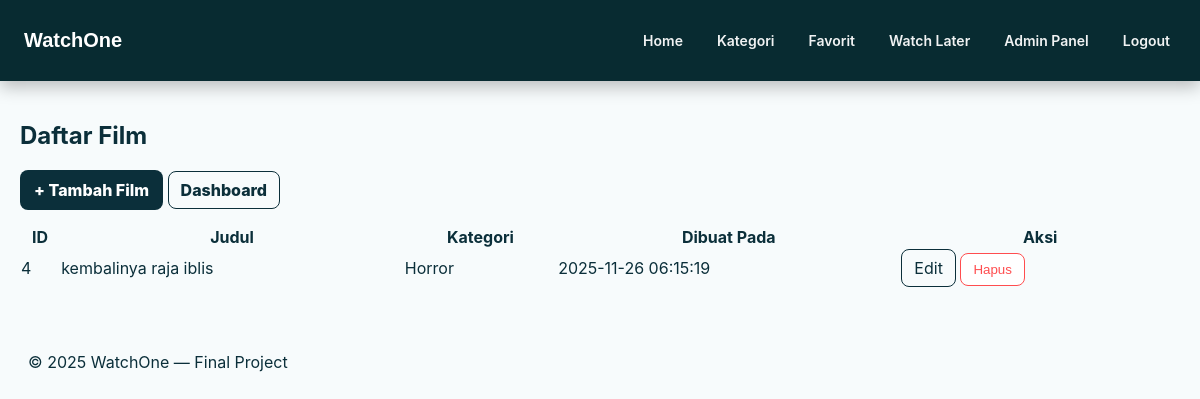
Page /admin/films_list.php (signed in) on the committed database.
### tables this page shows
CREATE TABLE `films` (
  `id` int(11) NOT NULL,
  `title` varchar(255) DEFAULT NULL,
  `slug` varchar(255) DEFAULT NULL,
  `description` text DEFAULT NULL,
  `duration` int(11) DEFAULT NULL,
  `poster_path` varchar(255) DEFAULT NULL,
  `video_url` varchar(255) DEFAULT NULL,
  `category_id` int(11) DEFAULT NULL,
  `created_at` timestamp NOT NULL DEFAULT current_timestamp(),
  `is_featured` tinyint(1) DEFAULT 0
);

CREATE TABLE `categories` (
  `id` int(11) NOT NULL,
  `name` varchar(100) DEFAULT NULL
);

### admin/films_list.php (the view, shortened to what this page needs)
<?php
require_once __DIR__ . '/../inc/db.php';
$films = $pdo->query("SELECT f.id,f.title,f.created_at,c.name AS category_name FROM films f LEFT JOIN categories c ON f.category_id=c.id ORDER BY f.id DESC")->fetchAll(PDO::FETCH_ASSOC);
?>
<!doctype html>
<html lang="id">
<head>
  <link rel="stylesheet" href="../style.css">
</head>
<body>
<?php include __DIR__ . '/../inc/header.php'; ?>
<main class="container" style="padding:20px;">
  <h2>Daftar Film</h2>
  <p><a class="btn" href="films_create.php">+ Tambah Film</a> <a class="btn btn-ghost" href="index.php">Dashboard</a></p>
  <table style="width:100%; border-collapse:collapse;">
    <thead>
        <tr>
            <th>ID</th>
            <th>Judul</th>
            <th>Kategori</th>
            <th>Dibuat Pada</th>
            <th>Aksi</th>
        </tr>
    </thead>
    <tbody>
      <?php foreach($films as $f): ?>
        <tr>
          <td><?= (int)$f['id'] ?></td>
          <td><?= htmlspecialchars($f['title']) ?></td>
          <td><?= htmlspecialchars($f['category_name'] ?? '-') ?></td>
          <td><?= htmlspecialchars($f['created_at']) ?></td>
          <td>
            <a class="btn-ghost" href="films_edit.php?id=<?= (int)$f['id'] ?>">Edit</a>
            <form method="post" action="films_delete.php" style="display:inline;" onsubmit="return confirm('Hapus film?');">
              <button class="btn-ghost" type="submit" style="background:#fff;border:1px solid #ff4d4f;color:#ff4d4f;">Hapus</button>
            </form>
          </td>
        </tr>
      <?php endforeach; ?>
    </tbody>
  </table>
</main>
<?php include __DIR__ . '/../inc/footer.php'; ?>
</body>
</html>

### style.css (style rules this page uses)
:root { --bg: #071f26; --panel: #ffffff; --muted: #6b7477; --accent: #0b2f3a; --accent-2: #e63946; --glass: rgba(255,255,255,0.04); --card-shadow: 0 6px 18px rgba(2,12,16,0.06); --radius: 10px; --maxw: 1100px; }
* { box-sizing: border-box; }
html,body { height:100%; margin:0; font-family: Inter, ui-sans-serif, system-ui, -apple-system, "Segoe UI", Roboto, "Helvetica Neue", Arial; color:#0b2f3a; background: linear-gradient(180deg, #f7fbfc 0%, #f2f6f7 100%); -webkit-font-smoothing:antialiased; -moz-osx-font-smoothing:grayscale; }
a { color: inherit; }
.container { max-width: var(--maxw); margin: 0 auto; padding: 18px; }
.btn { display:inline-block; background:var(--accent); color:#fff; padding:10px 14px; border-radius:8px; text-decoration:none; border:none; font-weight:700; cursor:pointer; }
.btn-ghost { background:transparent; color:var(--accent); border:1px solid var(--accent); padding:8px 12px; border-radius:8px; text-decoration:none; display:inline-block; }
:root { --bg: #f7fbfc; --panel: #ffffff; --muted: #6b7477; --accent: #0b2f3a; --accent-2: #e63946; --radius: 10px; --shadow: 0 8px 24px rgba(2,12,16,0.06); --maxw: 1150px; --gap: 16px; }
html,body { height:100%; margin:0; font-family: Inter, system-ui, -apple-system, "Segoe UI", Roboto, "Helvetica Neue", Arial; background:var(--bg); color:#0b2f3a; -webkit-font-smoothing:antialiased; -moz-osx-font-smoothing:grayscale; }
a { color:inherit; text-decoration:none; }
.container { max-width: var(--maxw); margin: 0 auto; padding: 16px; }
.btn { display:inline-block; background:var(--accent); color:#fff; padding:10px 14px; border-radius:8px; font-weight:800; border:none; cursor:pointer; }
.btn-ghost { background:transparent; color:var(--accent); border:1px solid var(--accent); padding:8px 12px; border-radius:8px; }
@media (min-width: 768px) { .container { padding:20px; } }
@media (min-width: 900px) { .container { padding:24px; } }
@media (min-width: 1200px) { .container { max-width:1400px; padding:28px; } }

### rows in the picture
films: id "4", title "kembalinya raja iblis", category.name "Horror", created_at "2025-11-26 06:15:19"
